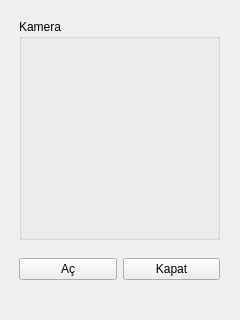
<?xml version="1.0" encoding="UTF-8"?>
<ui version="4.0">
 <class>Form</class>
 <widget class="QWidget" name="Form">
  <property name="geometry">
   <rect>
    <x>0</x>
    <y>0</y>
    <width>240</width>
    <height>320</height>
   </rect>
  </property>
  <property name="windowTitle">
   <string>Yüz Tanıtma</string>
  </property>
  <widget class="QWidget" name="horizontalLayoutWidget">
   <property name="geometry">
    <rect>
     <x>19</x>
     <y>249</y>
     <width>201</width>
     <height>41</height>
    </rect>
   </property>
   <layout class="QHBoxLayout" name="horizontalLayout">
    <item>
     <widget class="QPushButton" name="btOpen">
      <property name="text">
       <string>Aç</string>
      </property>
     </widget>
    </item>
    <item>
     <widget class="QPushButton" name="btClose">
      <property name="text">
       <string>Kapat</string>
      </property>
     </widget>
    </item>
   </layout>
  </widget>
  <widget class="QGroupBox" name="groupBox">
   <property name="geometry">
    <rect>
     <x>19</x>
     <y>19</y>
     <width>201</width>
     <height>221</height>
    </rect>
   </property>
   <property name="title">
    <string>Kamera</string>
   </property>
   <widget class="QLabel" name="lbCamera">
    <property name="geometry">
     <rect>
      <x>4</x>
      <y>25</y>
      <width>191</width>
      <height>181</height>
     </rect>
    </property>
    <property name="text">
     <string/>
    </property>
   </widget>
  </widget>
 </widget>
 <resources/>
 <connections/>
</ui>
